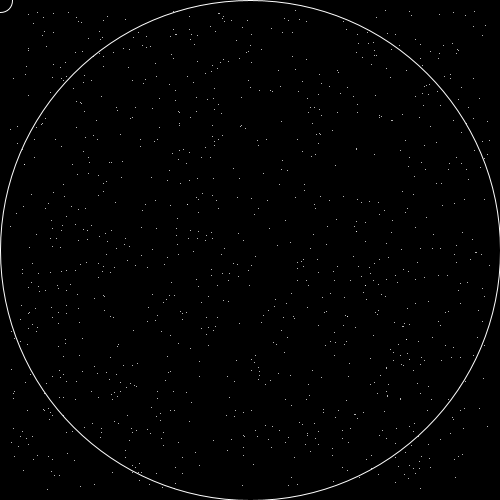
Frame 1 (no input)
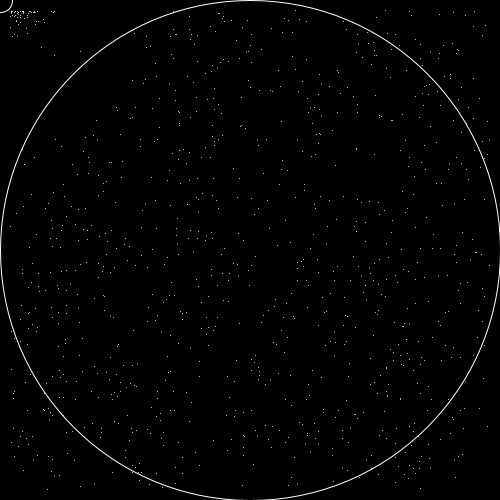
Frame 60 (the mouse pressed at the canvas centre just before this capture)
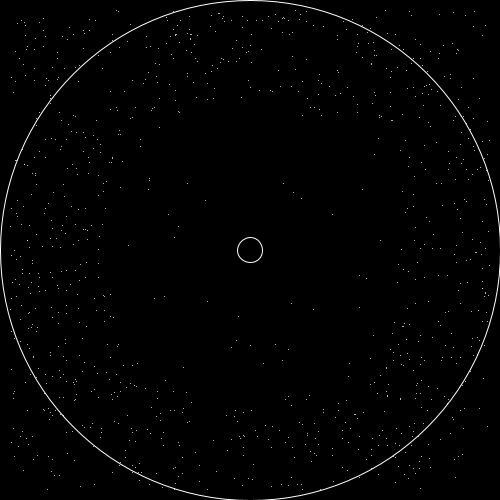
Frame 120 (the mouse held since frame 60 and released just before this capture)

The Processing sketch that drew these frames (run headless with seeded random() and noise(); from frame 60 on, the mouse is pressed at the canvas centre):

// Processing sketch: Rotate_01
// ── Rotate_01.pde
int particleCount = 1000;
Particle[] particles = new Particle[particleCount+1];

void setup() {
  size(500, 500);
  colorMode(RGB, 1);
  stroke(1);

  fill(0);
  frameRate(30);

  for (int x = particleCount; x >= 0; x--) {
    particles[x] = new Particle();
  }
}

void draw() {
  background(0);

  fill(255);
  ellipse(mouseX, mouseY, 25, 25);

  ellipse(width/2, height/2, width, height);
  //quad(10, 10, width-10, 10, width-10, height-10, 10, height-10);
  for (int i = particleCount; i >= 0; i--) {
    Particle particle = (Particle) particles[i];
    particle.update();
  }
}

class Particle {
  float x;
  float y;
  float vx;
  float vy;

  //////////////////////////////////
  //PVector location;
  //PVector velocity;
  //////////////////////////////////

  Particle() {
    x = random(10, height-10);
    y = random(10, height-10);

    //////////////////////////////////
    //location = new PVector(x, y);
    //location.limit(radius-50);
    //velocity = new PVector(vx, vy);
    //////////////////////////////////
  }

  void update() {
    float rx = mouseX;
    float ry = mouseY;
    float radius = dist(x, y, rx, ry);
   
    float angleBig = atan2(500-x, 500-y);

    if (radius < 150) {
      float angle = atan2(y-ry, x-rx);

       vx -= (150 - radius) * 0.01 * cos(angle + (0.7 + 0.0005 * (150 - radius)));
       vy -= (150 - radius) * 0.01 * sin(angle + (0.7 + 0.0005 * (150 - radius)));
    }

    // x and y are increased by our velocities
    x += vx;
    y += vy;

    //The velocities are decreased by 3%
    vx *= 0.97;
    vy *= 0.97;

    /*
    Boundary collision is calculated here. If the particle is beyond the boundary, its velocity is reversed and the particle is moved back into the main area.
     */
    if (x > width-10) {
    vx *= -1;
    x = width-11;
    }
    if (x < 10) {
    vx *= -1;
    x = 11;
    }
    if (y > height-10) {
    vy *= -1;
    y = height-11;
    }
    if (y < 10) {
    vy *= -1;
    y = 11;
    }
    
    if (x > angleBig){
        //vx *= -1;
    }

    point((int)x, (int)y);
  }
}
